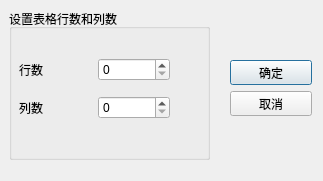
<?xml version="1.0" encoding="UTF-8"?>
<ui version="4.0">
 <class>QWDialogSize</class>
 <widget class="QDialog" name="QWDialogSize">
  <property name="geometry">
   <rect>
    <x>0</x>
    <y>0</y>
    <width>323</width>
    <height>181</height>
   </rect>
  </property>
  <property name="windowTitle">
   <string>设置行列数</string>
  </property>
  <widget class="QGroupBox" name="groupBox">
   <property name="geometry">
    <rect>
     <x>9</x>
     <y>9</y>
     <width>201</width>
     <height>151</height>
    </rect>
   </property>
   <property name="title">
    <string>设置表格行数和列数</string>
   </property>
   <widget class="QWidget" name="">
    <property name="geometry">
     <rect>
      <x>10</x>
      <y>40</y>
      <width>151</width>
      <height>81</height>
     </rect>
    </property>
    <layout class="QVBoxLayout" name="verticalLayout">
     <item>
      <layout class="QHBoxLayout" name="horizontalLayout">
       <item>
        <widget class="QLabel" name="label">
         <property name="text">
          <string>行数</string>
         </property>
        </widget>
       </item>
       <item>
        <widget class="QSpinBox" name="spinBoxRow"/>
       </item>
      </layout>
     </item>
     <item>
      <layout class="QHBoxLayout" name="horizontalLayout_2">
       <item>
        <widget class="QLabel" name="label_2">
         <property name="text">
          <string>列数</string>
         </property>
        </widget>
       </item>
       <item>
        <widget class="QSpinBox" name="spinBoxColumn"/>
       </item>
      </layout>
     </item>
    </layout>
   </widget>
  </widget>
  <widget class="QWidget" name="">
   <property name="geometry">
    <rect>
     <x>230</x>
     <y>60</y>
     <width>82</width>
     <height>56</height>
    </rect>
   </property>
   <layout class="QVBoxLayout" name="verticalLayout_3">
    <item>
     <widget class="QPushButton" name="btnOK">
      <property name="text">
       <string>确定</string>
      </property>
      <property name="icon">
       <iconset resource="image/image.qrc">
        <normaloff>:/ok.png</normaloff>:/ok.png</iconset>
      </property>
     </widget>
    </item>
    <item>
     <widget class="QPushButton" name="btnCancel">
      <property name="text">
       <string>取消</string>
      </property>
      <property name="icon">
       <iconset resource="image/image.qrc">
        <normaloff>:/cancel.png</normaloff>:/cancel.png</iconset>
      </property>
     </widget>
    </item>
   </layout>
  </widget>
 </widget>
 <resources>
  <include location="image/image.qrc"/>
 </resources>
 <connections>
  <connection>
   <sender>btnOK</sender>
   <signal>clicked()</signal>
   <receiver>QWDialogSize</receiver>
   <slot>accept()</slot>
   <hints>
    <hint type="sourcelabel">
     <x>445</x>
     <y>90</y>
    </hint>
    <hint type="destinationlabel">
     <x>247</x>
     <y>139</y>
    </hint>
   </hints>
  </connection>
  <connection>
   <sender>btnCancel</sender>
   <signal>clicked()</signal>
   <receiver>QWDialogSize</receiver>
   <slot>reject()</slot>
   <hints>
    <hint type="sourcelabel">
     <x>445</x>
     <y>187</y>
    </hint>
    <hint type="destinationlabel">
     <x>247</x>
     <y>139</y>
    </hint>
   </hints>
  </connection>
 </connections>
</ui>
